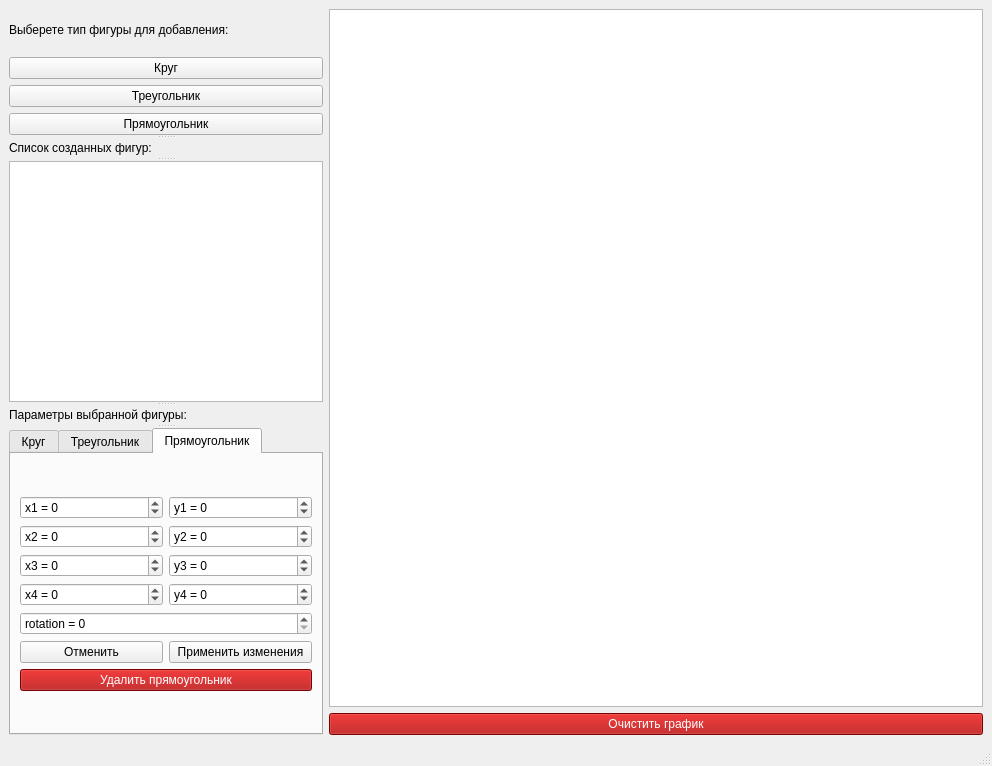
<?xml version="1.0" encoding="UTF-8"?>
<ui version="4.0">
 <class>MainWindow</class>
 <widget class="QMainWindow" name="MainWindow">
  <property name="geometry">
   <rect>
    <x>0</x>
    <y>0</y>
    <width>992</width>
    <height>766</height>
   </rect>
  </property>
  <property name="mouseTracking">
   <bool>false</bool>
  </property>
  <property name="windowTitle">
   <string>MainWindow</string>
  </property>
  <widget class="QWidget" name="centralwidget">
   <layout class="QGridLayout" name="gridLayout_4">
    <item row="0" column="0" rowspan="2">
     <widget class="QSplitter" name="splitter_5">
      <property name="orientation">
       <enum>Qt::Orientation::Vertical</enum>
      </property>
      <widget class="QWidget" name="layoutWidget">
       <layout class="QGridLayout" name="gridLayout_7">
        <item row="4" column="0">
         <widget class="QPushButton" name="btnTriangle">
          <property name="text">
           <string>Треугольник</string>
          </property>
         </widget>
        </item>
        <item row="3" column="0">
         <widget class="QPushButton" name="btnCircle">
          <property name="whatsThis">
           <string>&lt;html&gt;&lt;head/&gt;&lt;body&gt;&lt;p&gt;Set parametrs and create circle&lt;/p&gt;&lt;/body&gt;&lt;/html&gt;</string>
          </property>
          <property name="text">
           <string>Круг</string>
          </property>
         </widget>
        </item>
        <item row="5" column="0">
         <widget class="QPushButton" name="btnRectangle">
          <property name="text">
           <string>Прямоугольник</string>
          </property>
         </widget>
        </item>
        <item row="2" column="0">
         <widget class="QLabel" name="label">
          <property name="text">
           <string>Выберете тип фигуры для добавления:</string>
          </property>
         </widget>
        </item>
       </layout>
      </widget>
      <widget class="QSplitter" name="splitter_3">
       <property name="orientation">
        <enum>Qt::Orientation::Vertical</enum>
       </property>
       <widget class="QSplitter" name="splitter_2">
        <property name="orientation">
         <enum>Qt::Orientation::Vertical</enum>
        </property>
        <widget class="QLabel" name="label_2">
         <property name="text">
          <string>Список созданных фигур:</string>
         </property>
        </widget>
        <widget class="QListWidget" name="listWidgetShapes"/>
       </widget>
       <widget class="QSplitter" name="splitter">
        <property name="orientation">
         <enum>Qt::Orientation::Vertical</enum>
        </property>
        <widget class="QSplitter" name="splitter_4">
         <property name="orientation">
          <enum>Qt::Orientation::Vertical</enum>
         </property>
         <widget class="QLabel" name="label_3">
          <property name="text">
           <string>Параметры выбранной фигуры:</string>
          </property>
         </widget>
         <widget class="QTabWidget" name="tabWidgetProperties">
          <property name="minimumSize">
           <size>
            <width>314</width>
            <height>0</height>
           </size>
          </property>
          <property name="currentIndex">
           <number>2</number>
          </property>
          <widget class="QWidget" name="tab_circle">
           <attribute name="title">
            <string>Круг</string>
           </attribute>
           <layout class="QGridLayout" name="gridLayout_11">
            <item row="0" column="0">
             <layout class="QGridLayout" name="gridLayout_3">
              <item row="1" column="0" colspan="2">
               <widget class="QSpinBox" name="spinBox_circle_radius">
                <property name="prefix">
                 <string>radius = </string>
                </property>
                <property name="minimum">
                 <number>1</number>
                </property>
                <property name="maximum">
                 <number>500</number>
                </property>
               </widget>
              </item>
              <item row="0" column="0">
               <widget class="QSpinBox" name="spinBox_circle_XCenter">
                <property name="prefix">
                 <string>Center(x) = </string>
                </property>
                <property name="minimum">
                 <number>-500</number>
                </property>
                <property name="maximum">
                 <number>500</number>
                </property>
               </widget>
              </item>
              <item row="5" column="0" colspan="2">
               <widget class="QPushButton" name="pushButton_circle_Delete">
                <property name="styleSheet">
                 <string notr="true">color: rgb(255, 255, 255);
background-color: rgb(170, 0, 0);</string>
                </property>
                <property name="text">
                 <string>Удалить круг</string>
                </property>
               </widget>
              </item>
              <item row="4" column="0">
               <widget class="QPushButton" name="pushButton_circle_Cancel">
                <property name="text">
                 <string>Отменить</string>
                </property>
               </widget>
              </item>
              <item row="4" column="1">
               <widget class="QPushButton" name="pushButton_circle_Apply">
                <property name="text">
                 <string>Применить изменения</string>
                </property>
               </widget>
              </item>
              <item row="0" column="1">
               <widget class="QSpinBox" name="spinBox_circle_YCenter">
                <property name="prefix">
                 <string>Center(y) = </string>
                </property>
                <property name="minimum">
                 <number>-500</number>
                </property>
                <property name="maximum">
                 <number>500</number>
                </property>
               </widget>
              </item>
             </layout>
            </item>
           </layout>
          </widget>
          <widget class="QWidget" name="tab_triagnle">
           <attribute name="title">
            <string>Треугольник</string>
           </attribute>
           <layout class="QGridLayout" name="gridLayout_10">
            <item row="0" column="0">
             <layout class="QGridLayout" name="gridLayout">
              <item row="1" column="0">
               <widget class="QSpinBox" name="spinBox_triangle_x1">
                <property name="prefix">
                 <string>x1 = </string>
                </property>
                <property name="minimum">
                 <number>-500</number>
                </property>
                <property name="maximum">
                 <number>500</number>
                </property>
               </widget>
              </item>
              <item row="4" column="0" colspan="2">
               <widget class="QSpinBox" name="spinBox_triangle_rotation">
                <property name="prefix">
                 <string>rotation = </string>
                </property>
                <property name="maximum">
                 <number>360</number>
                </property>
               </widget>
              </item>
              <item row="3" column="0">
               <widget class="QSpinBox" name="spinBox_triangle_x3">
                <property name="prefix">
                 <string>x3 = </string>
                </property>
                <property name="minimum">
                 <number>-500</number>
                </property>
                <property name="maximum">
                 <number>500</number>
                </property>
               </widget>
              </item>
              <item row="2" column="0">
               <widget class="QSpinBox" name="spinBox_triangle_x2">
                <property name="prefix">
                 <string>x2 = </string>
                </property>
                <property name="minimum">
                 <number>-500</number>
                </property>
                <property name="maximum">
                 <number>500</number>
                </property>
               </widget>
              </item>
              <item row="2" column="1">
               <widget class="QSpinBox" name="spinBox_triangle_y2">
                <property name="prefix">
                 <string>y2 = </string>
                </property>
                <property name="minimum">
                 <number>-500</number>
                </property>
                <property name="maximum">
                 <number>500</number>
                </property>
               </widget>
              </item>
              <item row="5" column="0">
               <widget class="QPushButton" name="pushButton_triangle_Cancel">
                <property name="text">
                 <string>Отменить</string>
                </property>
               </widget>
              </item>
              <item row="5" column="1">
               <widget class="QPushButton" name="pushButton_triangle_Apply">
                <property name="text">
                 <string>Применить изменения</string>
                </property>
               </widget>
              </item>
              <item row="3" column="1">
               <widget class="QSpinBox" name="spinBox_triangle_y3">
                <property name="prefix">
                 <string>y3 = </string>
                </property>
                <property name="minimum">
                 <number>-500</number>
                </property>
                <property name="maximum">
                 <number>500</number>
                </property>
               </widget>
              </item>
              <item row="1" column="1">
               <widget class="QSpinBox" name="spinBox_triangle_y1">
                <property name="prefix">
                 <string>y1 = </string>
                </property>
                <property name="minimum">
                 <number>-500</number>
                </property>
                <property name="maximum">
                 <number>500</number>
                </property>
               </widget>
              </item>
              <item row="6" column="0" colspan="2">
               <widget class="QPushButton" name="pushButton_triangle_Delete">
                <property name="styleSheet">
                 <string notr="true">color: rgb(255, 255, 255);
background-color: rgb(170, 0, 0);</string>
                </property>
                <property name="text">
                 <string>Удалить треугольник</string>
                </property>
                <property name="autoRepeat">
                 <bool>false</bool>
                </property>
               </widget>
              </item>
             </layout>
            </item>
           </layout>
          </widget>
          <widget class="QWidget" name="tab_rectangle">
           <attribute name="title">
            <string>Прямоугольник</string>
           </attribute>
           <layout class="QGridLayout" name="gridLayout_9">
            <item row="0" column="0">
             <layout class="QGridLayout" name="gridLayout_2">
              <item row="0" column="0">
               <widget class="QSpinBox" name="spinBox_rectangle_x1">
                <property name="prefix">
                 <string>x1 = </string>
                </property>
                <property name="minimum">
                 <number>-500</number>
                </property>
                <property name="maximum">
                 <number>500</number>
                </property>
               </widget>
              </item>
              <item row="0" column="1">
               <widget class="QSpinBox" name="spinBox_rectangle_y1">
                <property name="prefix">
                 <string>y1 = </string>
                </property>
                <property name="minimum">
                 <number>-500</number>
                </property>
                <property name="maximum">
                 <number>500</number>
                </property>
               </widget>
              </item>
              <item row="1" column="0">
               <widget class="QSpinBox" name="spinBox_rectangle_x2">
                <property name="prefix">
                 <string>x2 = </string>
                </property>
                <property name="minimum">
                 <number>-500</number>
                </property>
                <property name="maximum">
                 <number>500</number>
                </property>
               </widget>
              </item>
              <item row="1" column="1">
               <widget class="QSpinBox" name="spinBox_rectangle_y2">
                <property name="prefix">
                 <string>y2 = </string>
                </property>
                <property name="minimum">
                 <number>-500</number>
                </property>
                <property name="maximum">
                 <number>500</number>
                </property>
               </widget>
              </item>
              <item row="2" column="0">
               <widget class="QSpinBox" name="spinBox_rectangle_x3">
                <property name="prefix">
                 <string>x3 = </string>
                </property>
                <property name="minimum">
                 <number>-500</number>
                </property>
                <property name="maximum">
                 <number>500</number>
                </property>
               </widget>
              </item>
              <item row="2" column="1">
               <widget class="QSpinBox" name="spinBox_rectangle_y3">
                <property name="prefix">
                 <string>y3 = </string>
                </property>
                <property name="minimum">
                 <number>-500</number>
                </property>
                <property name="maximum">
                 <number>500</number>
                </property>
               </widget>
              </item>
              <item row="3" column="0">
               <widget class="QSpinBox" name="spinBox_rectangle_x4">
                <property name="prefix">
                 <string>x4 = </string>
                </property>
                <property name="minimum">
                 <number>-500</number>
                </property>
                <property name="maximum">
                 <number>500</number>
                </property>
               </widget>
              </item>
              <item row="3" column="1">
               <widget class="QSpinBox" name="spinBox_rectangle_y4">
                <property name="prefix">
                 <string>y4 = </string>
                </property>
                <property name="minimum">
                 <number>-500</number>
                </property>
                <property name="maximum">
                 <number>500</number>
                </property>
               </widget>
              </item>
              <item row="4" column="0" colspan="2">
               <widget class="QSpinBox" name="spinBox_rectangle_rotation">
                <property name="prefix">
                 <string>rotation = </string>
                </property>
                <property name="maximum">
                 <number>360</number>
                </property>
               </widget>
              </item>
              <item row="5" column="0">
               <widget class="QPushButton" name="pushButton_rectangle_Cancel">
                <property name="text">
                 <string>Отменить</string>
                </property>
               </widget>
              </item>
              <item row="5" column="1">
               <widget class="QPushButton" name="pushButton_rectangle_Apply">
                <property name="text">
                 <string>Применить изменения</string>
                </property>
               </widget>
              </item>
              <item row="6" column="0" colspan="2">
               <widget class="QPushButton" name="pushButton_rectangle_Delete">
                <property name="styleSheet">
                 <string notr="true">color: rgb(255, 255, 255);
background-color: rgb(170, 0, 0);
</string>
                </property>
                <property name="text">
                 <string>Удалить прямоугольник</string>
                </property>
                <property name="autoRepeat">
                 <bool>false</bool>
                </property>
               </widget>
              </item>
             </layout>
            </item>
           </layout>
          </widget>
         </widget>
        </widget>
       </widget>
      </widget>
     </widget>
    </item>
    <item row="0" column="1">
     <widget class="QGraphicsView" name="graphicsView">
      <property name="verticalScrollBarPolicy">
       <enum>Qt::ScrollBarPolicy::ScrollBarAsNeeded</enum>
      </property>
      <property name="horizontalScrollBarPolicy">
       <enum>Qt::ScrollBarPolicy::ScrollBarAsNeeded</enum>
      </property>
      <property name="sizeAdjustPolicy">
       <enum>QAbstractScrollArea::SizeAdjustPolicy::AdjustToContents</enum>
      </property>
      <property name="interactive">
       <bool>true</bool>
      </property>
     </widget>
    </item>
    <item row="1" column="1">
     <widget class="QPushButton" name="btnClearScene">
      <property name="styleSheet">
       <string notr="true">color: rgb(255, 255, 255);
background-color: rgb(170, 0, 0);</string>
      </property>
      <property name="text">
       <string>Очистить график</string>
      </property>
     </widget>
    </item>
   </layout>
  </widget>
  <widget class="QMenuBar" name="menubar">
   <property name="geometry">
    <rect>
     <x>0</x>
     <y>0</y>
     <width>992</width>
     <height>21</height>
    </rect>
   </property>
  </widget>
  <widget class="QStatusBar" name="statusbar"/>
 </widget>
 <resources/>
 <connections/>
</ui>
